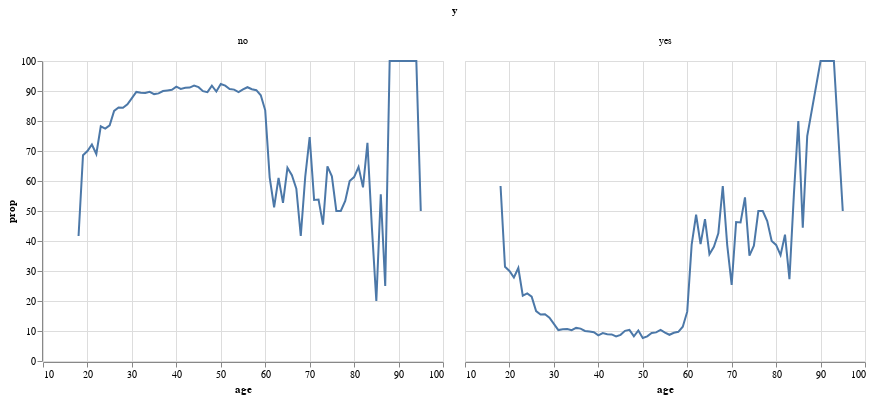

The notebook cell saved with this chart:
### Code cell
alt.Chart(dfcomb).mark_line().encode(x="age",y="prop").facet(column='y')

### Figure 1 — Vega-Lite specification as saved in the notebook (floating-point values rounded to 4 significant figures; data arrays with more than 128 entries replaced by an {"elided": "..."} marker saying what was removed)
{"config": {"view": {"continuousWidth": 400, "continuousHeight": 300}}, "data": {"name": "data-4213631ae0ebb357a938fcf6bf6d4841"}, "facet": {"column": {"type": "nominal", "field": "y"}}, "spec": {"mark": "line", "encoding": {"x": {"type": "quantitative", "field": "age"}, "y": {"type": "quantitative", "field": "prop"}}}, "$schema": "https://vega.github.io/schema/vega-lite/v4.8.1.json", "datasets": {"data-4213631ae0ebb357a938fcf6bf6d4841": {"elided": "148 records"}}}
